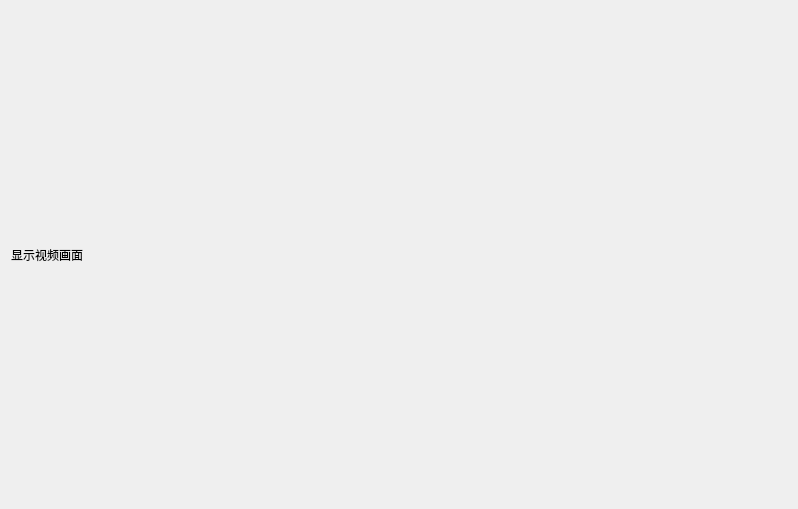
<?xml version="1.0" encoding="UTF-8"?>
<ui version="4.0">
 <class>DisplayWind</class>
 <widget class="QWidget" name="DisplayWind">
  <property name="geometry">
   <rect>
    <x>0</x>
    <y>0</y>
    <width>798</width>
    <height>509</height>
   </rect>
  </property>
  <property name="windowTitle">
   <string>Form</string>
  </property>
  <layout class="QGridLayout" name="gridLayout">
   <item row="0" column="0">
    <widget class="QLabel" name="label">
     <property name="text">
      <string>显示视频画面</string>
     </property>
    </widget>
   </item>
  </layout>
 </widget>
 <resources/>
 <connections/>
</ui>
